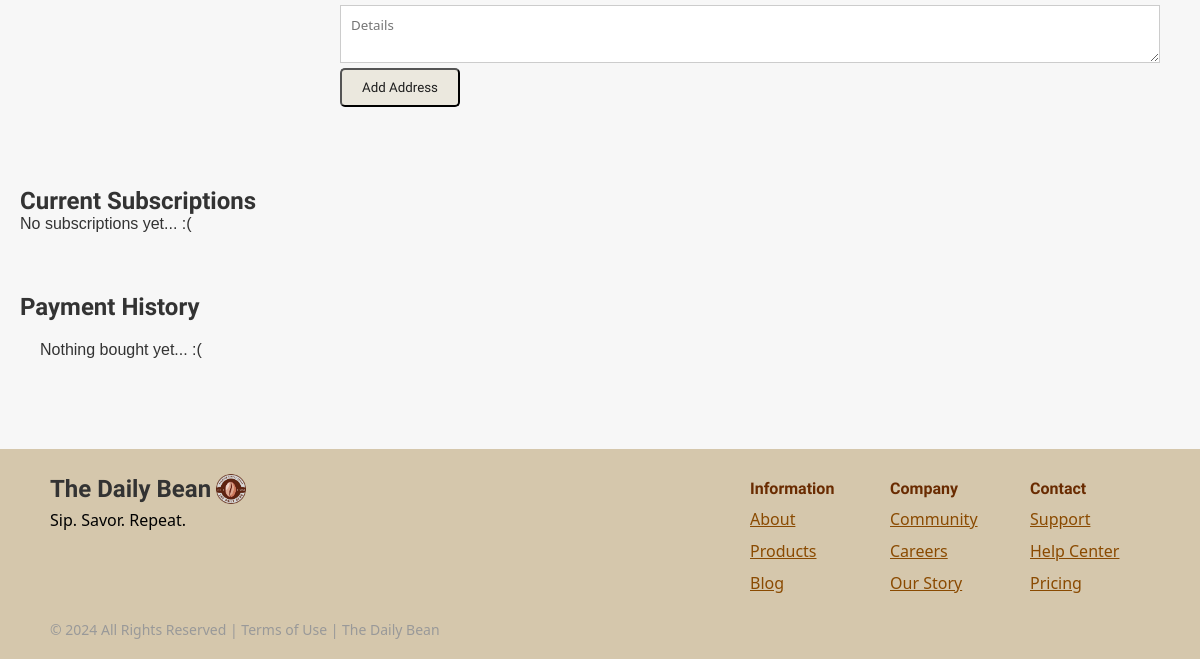
Page /account/ (signed in, lower part) on the earlier database version.
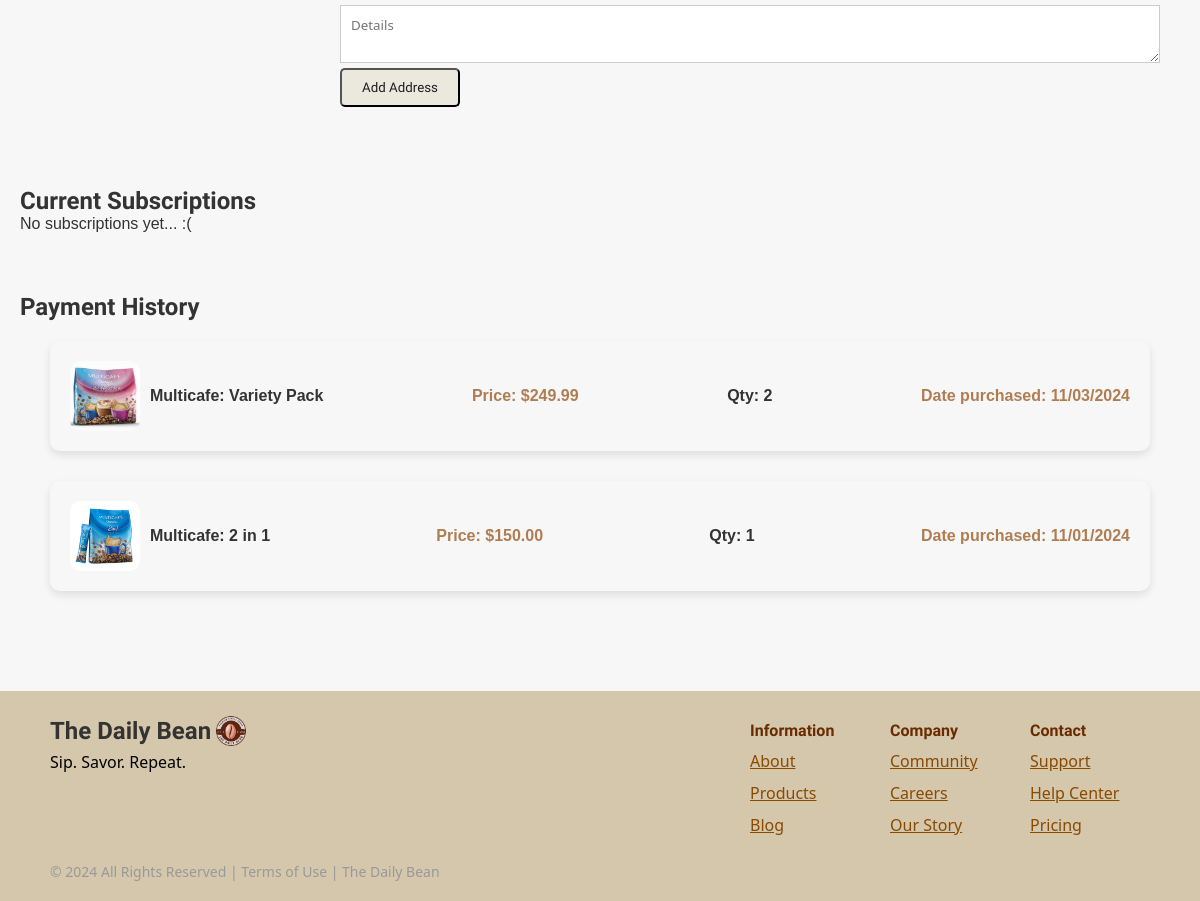
Same page on the later database version.
### payment/models.py (models this page shows, shortened)
class Order(models.Model):
    product = models.ForeignKey(Product, on_delete=models.CASCADE)
    user = models.ForeignKey(User, on_delete=models.CASCADE)
    total = models.DecimalField(max_digits=7, decimal_places=2)
    product_amount = models.PositiveSmallIntegerField()
    date_paid = models.DateTimeField(null=True, blank=True)

### home/models.py (models this page shows, shortened)
class Product(models.Model):
    product_name = models.CharField(max_length=255, null=False)
    product_description = models.TextField(null=False)
    product_ingredients = models.TextField(null=False)
    product_shelflife = models.CharField(max_length=255, null=False)
    product_image = models.ImageField(upload_to='products/', null=False)
    rating = models.FloatField()
    stock = models.IntegerField(null=False, default=0)
    is_available = models.BooleanField(default=False)
    price = models.DecimalField(max_digits=5, decimal_places=2, null=False, default=0)
    created_at = models.DateTimeField(auto_now_add=True)

### accountsettings/views.py (the view)
# urls.py: path('', views.account_view, name='account'),
def account_view(request):
    user = request.user
    if request.method == 'POST':
        if 'edit_user' in request.POST:
            form = UserEditForm(request.POST, instance=user)
            if form.is_valid():
                form.save()
                messages.success(request, 'Your information has been updated.', extra_tags='msg_edit_user')
                return redirect('account')
            else:
                messages.error(request, form.errors, extra_tags='msg_edit_user')
        else:
            form = UserEditForm(instance=user)
        if 'change_password' in request.POST:
            password_form = SetPasswordForm(user, request.POST)
            if password_form.is_valid():
                password_form.save()
                messages.success(request, 'Your password has been changed.', extra_tags='msg_change_password')
                return redirect('login')
            else:
                messages.error(request, password_form.errors, extra_tags='msg_change_password')
        else:
            password_form = SetPasswordForm(user)
        if 'add_address' in request.POST:
            address_form = AddressForm(request.POST)
            if address_form.is_valid():
                address = address_form.save(commit=False)
                address.user = request.user
                address.save()
                messages.success(request, 'Address has been added.', extra_tags='msg_add_address')
                return redirect('account')
            else:
                messages.error(request, address_form.errors, extra_tags='msg_add_address')
        else:
            address_form = AddressForm()
    else:
        form = UserEditForm(instance=user)
        password_form = SetPasswordForm(user)
        address_form = AddressForm()
    addresses = Address.objects.filter(user=request.user)
    orders = Order.objects.filter(user=request.user, date_paid__isnull=False)
    subscriptions = ProductSubscription.objects.filter(user=request.user, is_active=True)
    context = {
        'is_authenticated': request.user.is_authenticated,
        'user': request.user,
        'form': form,
        'password_form': password_form,
        'address_form': address_form,
        'addresses': addresses,
        'orders': orders,
        'subscriptions' : subscriptions,
    }
    return render(request, 'accounts.html', context)

### accountsettings/forms.py
class UserEditForm(forms.ModelForm):
    class Meta:
        model = User
        fields = ['first_name', 'last_name', 'email']

class AddressForm(forms.ModelForm):
    class Meta:
        model = Address
        fields = [
            'name', 'street_number', 'street', 'city', 'state', 'country', 'additional_details'
        ]

### templates/accounts.html (shortened to what this page needs)
{% extends "_base.html" %}
{% load static %}
{% block content %}
    <link rel="stylesheet" href="{% static 'css/styles.css' %}">
    <section class="address-section">
        <div style="display: flex;">
            <div class="address-dropdown">
            </div>
            <form method="POST" style="flex-grow: 1;" class="address-form" id="add-address-form">
                <textarea id="additional-details" name="additional_details" placeholder="Details">{{ address_form.additional_details.value|default:'' }}</textarea>
                <button type="submit" name="add_address" class="btn add-address-btn">Add Address</button>
            </form>
        </div>
    </section>
    <section class="subscriptions-section">
        <h2>Current Subscriptions</h2>
        {% for order in subscriptions %}
                {% if order.product.is_available %}
                    <div class="order-item">
                        <div style="align-self: center; display: flex;">
                            <img class="order-img" src="{{ order.product.product_image.url }}" alt="{{ order.product.product_name }}">
                            <h4 style="align-self: center; margin-left: 10px;">{{ order.product.product_name }}</h4>
                        </div>
                        <h4 style="align-self: center;">Type: {{ order.subscription_type }}</h4>
                        <p class="product-price" style="align-self: center;">Date till next payment: {{ order.next_monthly|date:"m/d/Y" }}</p>
                        <img style="align-self: center;" src="{% static 'images/trash-icon.png' %}" data-subscription-id="{{ order.id }}" onclick="cancelSubsription(this.dataset.subscriptionId)">
                    </div>
                {% endif %}
        {% empty %}
            <p>No subscriptions yet... :(</p>
        {% endfor %}
    </section>
    <section class="payment-history-section">
        <h2>Payment History</h2>
        <div class="order-list">
            {% for order in orders %}
                {% if order.product.is_available %}
                    <div class="order-item">
                        <div style="align-self: center; display: flex;">
                            <img class="order-img" src="{{ order.product.product_image.url }}" alt="{{ order.product.product_name }}">
                            <h4 style="align-self: center; margin-left: 10px;">{{ order.product.product_name }}</h4>
                        </div>
                        <p class="product-price" style="align-self: center;">Price: ${{ order.product.price }}</p>
                        <h4 style="align-self: center;">Qty: {{ order.product_amount }}</h4>
                        <p class="product-price" style="align-self: center;">Date purchased: {{ order.date_paid|date:"m/d/Y" }}</p>
                    </div>
                {% endif %}
            {% empty %}
                <p>Nothing bought yet... :(</p>
            {% endfor %}
        </div>
    </section>
{% endblock %}

Differences in the rows shown:
added Order: product.product_image (picture), product.product_name "Multicafe: Variety Pack", product.price "249.99", product_amount "2", date_paid "11/03/2024"
added Order: product.product_image (picture), product.product_name "Multicafe: 2 in 1", product.price "150.00", product_amount "1", date_paid "11/01/2024"
Other differences:
text no longer shown: "Nothing bought yet... :("
